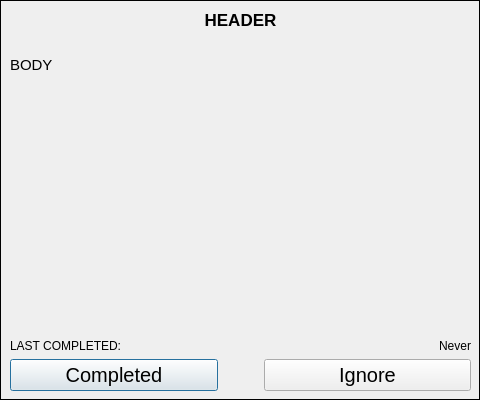
<?xml version="1.0" encoding="UTF-8"?>
<ui version="4.0">
 <class>AlertMessagePopup</class>
 <widget class="QDialog" name="AlertMessagePopup">
  <property name="geometry">
   <rect>
    <x>0</x>
    <y>0</y>
    <width>480</width>
    <height>400</height>
   </rect>
  </property>
  <property name="sizePolicy">
   <sizepolicy hsizetype="Preferred" vsizetype="Expanding">
    <horstretch>0</horstretch>
    <verstretch>0</verstretch>
   </sizepolicy>
  </property>
  <property name="minimumSize">
   <size>
    <width>480</width>
    <height>400</height>
   </size>
  </property>
  <property name="windowTitle">
   <string>Dialog</string>
  </property>
  <property name="styleSheet">
   <string notr="true">QDialog#AlertMessagePopup{
	border-style: solid;
	border-width: 1px;
	border-color: black;
}</string>
  </property>
  <widget class="QWidget" name="verticalLayoutWidget">
   <property name="geometry">
    <rect>
     <x>10</x>
     <y>10</y>
     <width>461</width>
     <height>381</height>
    </rect>
   </property>
   <layout class="QVBoxLayout" name="verticalLayout">
    <property name="sizeConstraint">
     <enum>QLayout::SetNoConstraint</enum>
    </property>
    <item>
     <layout class="QVBoxLayout" name="verticalLayout_2">
      <property name="sizeConstraint">
       <enum>QLayout::SetNoConstraint</enum>
      </property>
      <item>
       <widget class="QLabel" name="m_pHeader">
        <property name="font">
         <font>
          <pointsize>13</pointsize>
          <weight>75</weight>
          <bold>true</bold>
         </font>
        </property>
        <property name="text">
         <string>HEADER</string>
        </property>
        <property name="textFormat">
         <enum>Qt::AutoText</enum>
        </property>
        <property name="alignment">
         <set>Qt::AlignCenter</set>
        </property>
        <property name="wordWrap">
         <bool>true</bool>
        </property>
       </widget>
      </item>
      <item>
       <spacer name="verticalSpacer">
        <property name="orientation">
         <enum>Qt::Vertical</enum>
        </property>
        <property name="sizeType">
         <enum>QSizePolicy::Minimum</enum>
        </property>
        <property name="sizeHint" stdset="0">
         <size>
          <width>20</width>
          <height>20</height>
         </size>
        </property>
       </spacer>
      </item>
      <item>
       <widget class="QLabel" name="m_pBody">
        <property name="sizePolicy">
         <sizepolicy hsizetype="Preferred" vsizetype="Minimum">
          <horstretch>0</horstretch>
          <verstretch>0</verstretch>
         </sizepolicy>
        </property>
        <property name="font">
         <font>
          <pointsize>11</pointsize>
         </font>
        </property>
        <property name="text">
         <string>BODY</string>
        </property>
        <property name="scaledContents">
         <bool>false</bool>
        </property>
        <property name="wordWrap">
         <bool>true</bool>
        </property>
       </widget>
      </item>
      <item>
       <spacer name="verticalSpacer_3">
        <property name="orientation">
         <enum>Qt::Vertical</enum>
        </property>
        <property name="sizeType">
         <enum>QSizePolicy::Expanding</enum>
        </property>
        <property name="sizeHint" stdset="0">
         <size>
          <width>20</width>
          <height>40</height>
         </size>
        </property>
       </spacer>
      </item>
      <item>
       <layout class="QHBoxLayout" name="horizontalLayout_2">
        <property name="sizeConstraint">
         <enum>QLayout::SetDefaultConstraint</enum>
        </property>
        <item alignment="Qt::AlignLeft">
         <widget class="QLabel" name="lastCompLabel">
          <property name="font">
           <font>
            <pointsize>9</pointsize>
           </font>
          </property>
          <property name="text">
           <string>LAST COMPLETED:</string>
          </property>
         </widget>
        </item>
        <item alignment="Qt::AlignRight">
         <widget class="QLabel" name="m_pLastCompleted">
          <property name="font">
           <font>
            <pointsize>9</pointsize>
           </font>
          </property>
          <property name="text">
           <string>Never</string>
          </property>
         </widget>
        </item>
       </layout>
      </item>
     </layout>
    </item>
    <item>
     <layout class="QHBoxLayout" name="horizontalLayout">
      <item>
       <widget class="QPushButton" name="m_pCompletedButton">
        <property name="font">
         <font>
          <pointsize>15</pointsize>
         </font>
        </property>
        <property name="text">
         <string>Completed</string>
        </property>
        <property name="iconSize">
         <size>
          <width>16</width>
          <height>16</height>
         </size>
        </property>
       </widget>
      </item>
      <item>
       <spacer name="horizontalSpacer">
        <property name="orientation">
         <enum>Qt::Horizontal</enum>
        </property>
        <property name="sizeType">
         <enum>QSizePolicy::Minimum</enum>
        </property>
        <property name="sizeHint" stdset="0">
         <size>
          <width>40</width>
          <height>20</height>
         </size>
        </property>
       </spacer>
      </item>
      <item>
       <widget class="QPushButton" name="m_pIgnoreButton">
        <property name="font">
         <font>
          <pointsize>15</pointsize>
         </font>
        </property>
        <property name="text">
         <string>Ignore</string>
        </property>
       </widget>
      </item>
     </layout>
    </item>
   </layout>
  </widget>
 </widget>
 <resources/>
 <connections/>
</ui>
